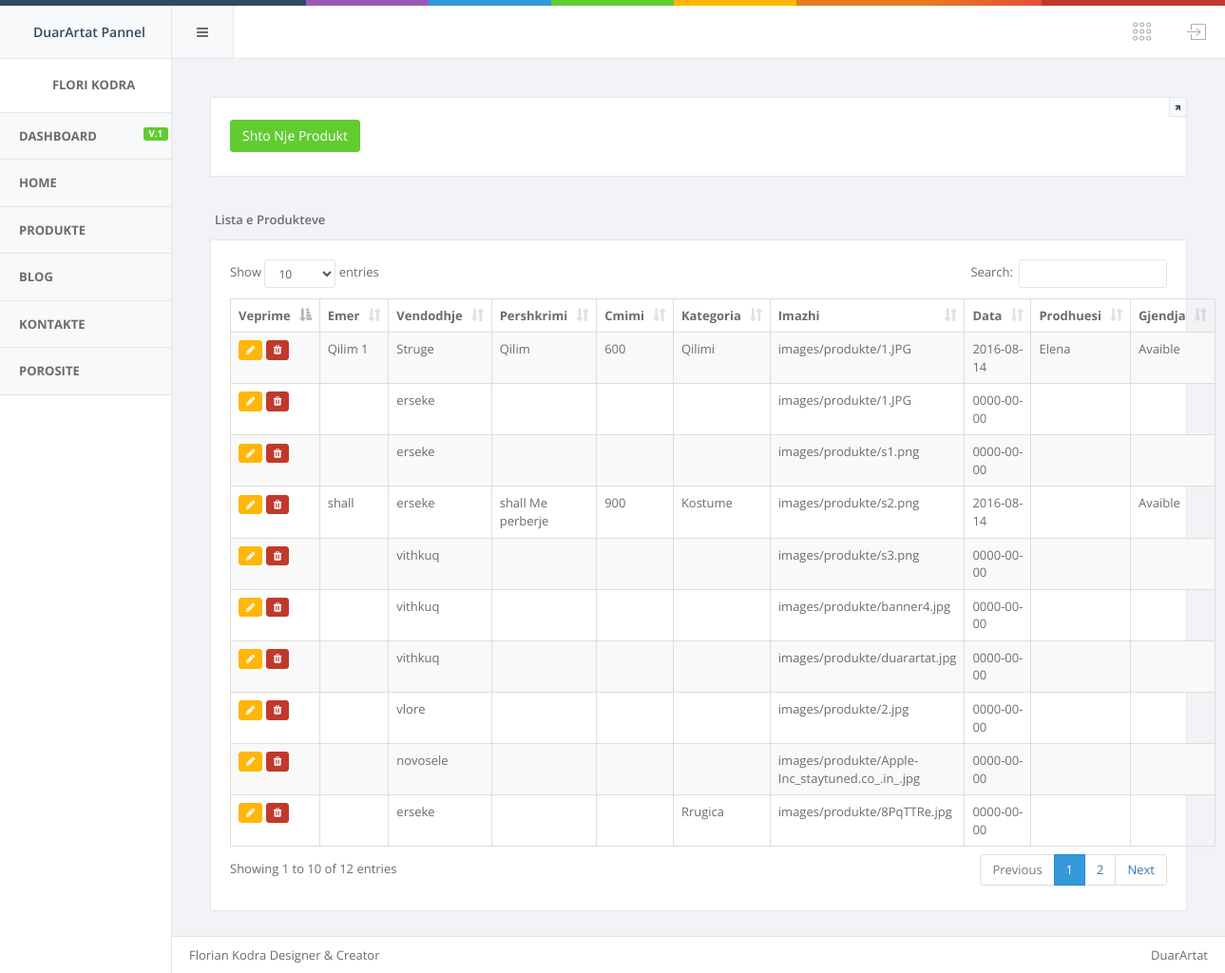
Screenshot of /cpanel/produkte.php (signed in) with the database file from the repository.
### tables this page shows
CREATE TABLE `users` (
  `user_id` int(11) NOT NULL,
  `emer` varchar(250) NOT NULL,
  `mbiemer` varchar(250) NOT NULL,
  `username` varchar(250) NOT NULL,
  `password` varchar(250) NOT NULL,
  `role` varchar(250) NOT NULL
);

CREATE TABLE `produkt` (
  `produkt_id` int(11) NOT NULL,
  `emer` varchar(250) NOT NULL,
  `vendodhje` varchar(250) NOT NULL,
  `pershkrim` text NOT NULL,
  `cmim` varchar(250) NOT NULL,
  `kategori` varchar(250) NOT NULL,
  `location` varchar(250) NOT NULL,
  `data` date NOT NULL,
  `prodhuesi` varchar(250) NOT NULL,
  `gjendja` varchar(250) NOT NULL
);

### cpanel/session.php (called while the page is built, shortened)
<?php
$session_id=$_SESSION['id'];
?>

### cpanel/produkte.php (the view, shortened to what this page needs)
<!DOCTYPE html>
<html>
<head>
    <link rel="stylesheet" href="vendor/fontawesome/css/font-awesome.css" />
    <link rel="stylesheet" href="vendor/metisMenu/dist/metisMenu.css" />
    <link rel="stylesheet" href="vendor/animate.css/animate.css" />
    <link rel="stylesheet" href="vendor/bootstrap/dist/css/bootstrap.css" />
    <link rel="stylesheet" href="vendor/datatables.net-bs/css/dataTables.bootstrap.min.css" />
    <link rel="stylesheet" href="fonts/pe-icon-7-stroke/css/pe-icon-7-stroke.css" />
    <link rel="stylesheet" href="fonts/pe-icon-7-stroke/css/helper.css" />
    <link rel="stylesheet" href="styles/style.css">
</head>
<body class="fixed-navbar fixed-sidebar">
<?php include ('header.php');
include ('aside.php');?>
<div id="wrapper">
    <div class="normalheader transition animated fadeIn">
        <div class="hpanel">
            <div class="panel-body">
                <a class="small-header-action" href="">
                    <div class="clip-header">
                        <i class="fa fa-arrow-up"></i>
                    </div>
                </a>
                <h2 class="font-light m-b-xs">
                                        <button type="button" class="btn btn-success" data-toggle="modal" data-target="#myModal">
                        Shto Nje Produkt
                    </button>
                </h2>
            </div>
        </div>
</div>
<div class="content animate-panel">
    <div class="row">
        <div class="col-lg-12">
            <div class="hpanel">
                <div class="panel-heading">
                    Lista e Produkteve
                </div>
                <div class="panel-body">
                <table id="example2" class="table table-striped table-bordered table-hover">
                <thead>
                <tr>
					<th>Veprime</th>
                    <th>Emer</th>
                    <th>Vendodhje</th>
                    <th>Pershkrimi</th>
					<th>Cmimi</th>
					<th>Kategoria</th>
					<th>Imazhi</th>
					<th>Data</th>
					<th>Prodhuesi</th>
					<th>Gjendja</th>
                </tr>
                </thead>
                <tbody>
				<?php $query=mysql_query("select * from produkt")or die (mysql_error());
				while($row=mysql_fetch_array($query)){ ?>
                <tr>
				<td><a href="edit_produkt.php?id=<?php echo $row['produkt_id'];?>" class="btn btn-warning btn-xs"><i class="fa fa-pencil"></i></a>  <a href="#" class="btn btn-danger2 btn-xs" data-toggle="modal" data-target="#delete_produkt<?php echo $row['produkt_id'];?>" ><i class="fa fa-trash"></i></a></td>
                    <td><?php echo $row['emer'];?></td>
                    <td><?php echo $row['vendodhje'];?></td>
                    <td><?php echo $row['pershkrim'];?></td>
                    <td><?php echo $row['cmim'];?></td>
                    <td><?php echo $row['kategori'];?></td>
                    <td><?php echo $row['location'];?></td>
					<td><?php echo $row['data'];?></td>
					<td><?php echo $row['prodhuesi'];?></td>
					<td><?php echo $row['gjendja'];?></td>
                </tr>
				<?php } ?>
                </tbody>
                </table>
                </div>
            </div>
        </div>
    </div>
    </div>
<?php include ('footer.php');?>
</div>
</body>
</html>

### cpanel/header.php (shortened to what this page needs)
<?php include ('dbcon.php');
include ('session.php');?>
<div id="header">
    <div class="color-line">
    </div>
    <div id="logo" class="light-version">
        <span>
            DuarArtat Pannel
        </span>
    </div>
    <nav role="navigation">
        <div class="header-link hide-menu"><i class="fa fa-bars"></i></div>
        <div class="navbar-right">
            <ul class="nav navbar-nav no-borders">
                <li class="dropdown">
                    <a class="dropdown-toggle" href="#" data-toggle="dropdown">
                        <i class="pe-7s-keypad"></i>
                    </a>
                </li>
                <li class="dropdown">
                    <a href="logout.php">
                        <i class="pe-7s-upload pe-rotate-90"></i>
                    </a>
                </li>
            </ul>
        </div>
    </nav>
</div>

### cpanel/aside.php
<?php $user=mysql_query("select * from users where user_id='$session_id'")or die (mysql_error());
$us=mysql_fetch_array($user);?>
<aside id="menu">
    <div id="navigation">
        <div class="profile-picture">
            <div class="stats-label text-color">
                <span class="font-extra-bold font-uppercase"><?php echo $us['emer']." ".$us['mbiemer'];?></span>
            </div>
        </div>
        <ul class="nav" id="side-menu">
            <li>
                <a href="dashboard.php"> <span class="nav-label">Dashboard</span> <span class="label label-success pull-right">v.1</span> </a>
            </li>
            <li>
                <a href="home.php"> <span class="nav-label">Home</span> </a>
            </li>
			<li>
                <a href="produkte.php"> <span class="nav-label">Produkte</span> </a>
            </li>
			   <li>
                <a href="blog.php"> <span class="nav-label">Blog</span> </a>
            </li>
			  <li>
                <a href="kontakte.php"> <span class="nav-label">Kontakte</span> </a>
            </li>
			 <li>
                <a href="porosi.php"> <span class="nav-label">Porosite</span> </a>
            </li>
        </ul>
    </div>
</aside>

### cpanel/footer.php
<footer class="footer">
    <span class="pull-right">
        DuarArtat
    </span>
    Florian Kodra Designer & Creator
</footer>

### rows the page displays
users: emer "FLORI", mbiemer "KODRA"
produkt: emer "Qilim 1", vendodhje "Struge", pershkrim "Qilim", cmim "600", kategori "Qilimi", location "images/produkte/1.JPG", data "2016-08-14", prodhuesi "Elena", gjendja "Avaible"
produkt: vendodhje "erseke", location "images/produkte/1.JPG", data "0000-00-00"
produkt: vendodhje "erseke", location "images/produkte/s1.png", data "0000-00-00"
produkt: emer "shall", vendodhje "erseke", pershkrim "shall Me perberje", cmim "900", kategori "Kostume", location "images/produkte/s2.png", data "2016-08-14", gjendja "Avaible"
produkt: vendodhje "vithkuq", location "images/produkte/s3.png", data "0000-00-00"
produkt: vendodhje "vithkuq", location "images/produkte/banner4.jpg", data "0000-00-00"
produkt: vendodhje "vithkuq", location "images/produkte/duarartat.jpg", data "0000-00-00"
produkt: vendodhje "vlore", location "images/produkte/2.jpg", data "0000-00-00"
produkt: vendodhje "novosele", location "images/produkte/Apple-Inc_staytuned.co_.in_.jpg", data "0000-00-00"
produkt: vendodhje "erseke", kategori "Rrugica", location "images/produkte/8PqTTRe.jpg", data "0000-00-00"
